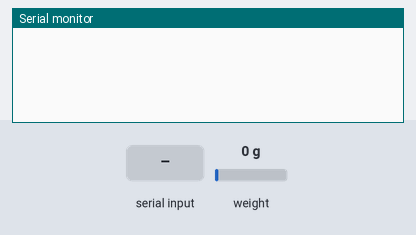
A sketch run on a simulated Arduino Uno, built with avr-gcc and run on an emulated ATmega328P. On the bench: the last lines printed to the serial monitor. The test bench sets the inputs (shaded band); at power-on: weight on the scale 0 g.

Above: at 2.2 s.
2.3 s: "wait\n" received over Serial
At 3.2 s:
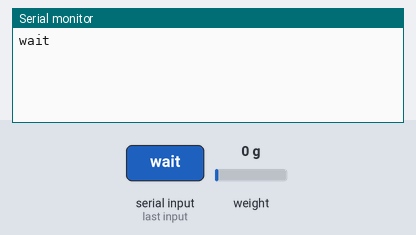
4.9 s: weight on the scale set to 1250 g
At 5.8 s:
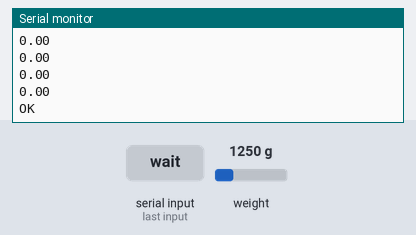
6.4 s: "read\n" received over Serial
At 6.8 s:
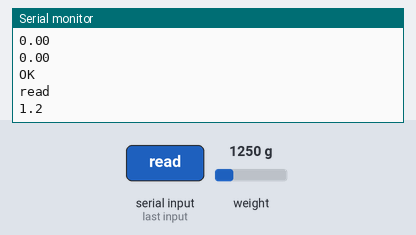

Measured:
- after the input at 2.3 s, the serial monitor: prints a new line at once (image 1)
- after the input at 4.9 s, the serial monitor: prints a new line at once (image 2)
- after the input at 6.4 s, the serial monitor: prints a new line at once (image 3)

The sketch:

Scale.ino
```cpp
#include <HX711.h>

// Initialize the HX711 library
HX711 scale;

#define calibration_factor -7050.0  //This value is obtained using the SparkFun_HX711_Calibration sketch


// Define the pins for the HX711 module
const int LOADCELL_DOUT_PIN = 3;
const int LOADCELL_SCK_PIN = 2;
String READ;  // Read input


const String READ_COMMAND = "Read";

// Define a variable to store the previous weight reading
long previousWeight = 0;

void setup() {
  Serial.begin(9600);                                // Start serial communication
  scale.begin(LOADCELL_DOUT_PIN, LOADCELL_SCK_PIN);  // Initialize the HX711 module
  scale.set_scale(calibration_factor);               //This value is obtained by using the SparkFun_HX711_Calibration sketch
  scale.tare();

}


void waitforweight() {
  scale.tare();
  while (true) {

    Serial.println(scale.get_units());
    if (scale.get_units() > 0.2) {
      Serial.println("OK");
      return;
    }
  }
}


void loop() {

  if (Serial.available()) {                     // Check if there is data available on serial port
    String data = Serial.readStringUntil('\n');
    Serial.println(data);

    if(data == "wait"){
      waitforweight();
    }

    if(data == "read"){
      Serial.println(scale.get_units(), 1);
    }
  }
}
```
